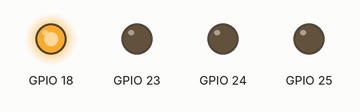
Simulated run of this program. Board: Raspberry Pi (BCM pin numbers). Shown: output pins drawn as LEDs (lit = HIGH).

Above: at 0.2 s.
At 1.7 s:
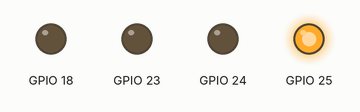
At 2.2 s:
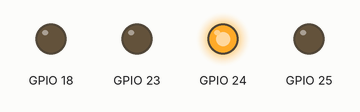
At 5.7 s:
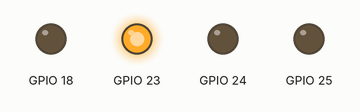
Timing chart, 0 to 6.9 s (numbered marks = the images above):
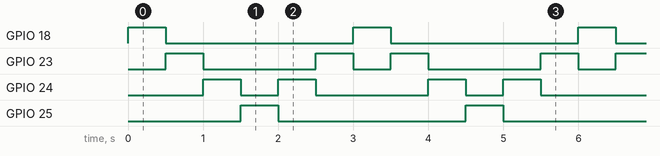

Measured:
- by itself, GPIO 18, GPIO 25: alternates HIGH for 0.50 s and LOW for 2.5 s
- by itself, GPIO 23: repeats every 3.0 s: LOW 1.5 s, HIGH 0.50 s, LOW 0.50 s, HIGH 0.50 s
- by itself, GPIO 24: repeats every 3.0 s: LOW 0.50 s, HIGH 0.50 s, LOW 1.5 s, HIGH 0.50 s

The program:

5.1_ex4.py
```python
#!/usr/bin/env python3
import RPi.GPIO as GPIO
import time
GPIO.setmode(GPIO.BCM)
pin1 = 18
pin2 = 23
pin3 = 24
pin4 = 25
pins = [pin1,pin2,pin3,pin4]
for pin in pins:
    GPIO.setup(pin, GPIO.OUT)

def turn_on_off(pin):
    GPIO.output(pin,1)
    time.sleep(0.5)
    GPIO.output(pin,0)

def alternate():
    for pin in [pin1,pin2,pin3,pin4,pin3,pin2]:
        turn_on_off(pin)

try:
    while True:
        alternate()
except KeyboardInterrupt:
    GPIO.cleanup()
    print("\nProgram Exited")
    exit(0)
```
